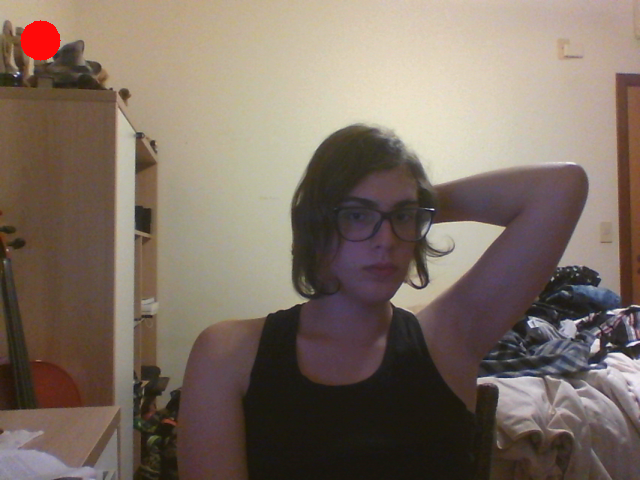
#> input picture capture/1460681605.26.png, 640 x 480 px
$ python -i processing.py   (imports and definitions only)
#> lines starting #> are read from the running program, lines starting #| are printed output that depends on the picture
#!/usr/bin/python
#encoding:utf-8

import numpy as np
import cv2

### Funções de preprocessamento ###

def toGray(frame):
  return cv2.cvtColor(frame, cv2.COLOR_BGR2GRAY)

def gaussianFilter(img, shape):
  return cv2.GaussianBlur(img, shape, 0)

def meanFilter(img, shape):
  return cv2.blur(img,shape)

def medianFilter(img, size):
  return cv2.medianBlur(img,size)

def normalize(img):
  return cv2.normalize(img)


### Funções de detecção ###

def imgDiff(buff):
  return cv2.absdiff(buff[-2], buff[-1])

def laplacian(buff):
  return -buff[-3]/2 + buff[-2] -buff[-1]/2

def threshold(img, t):
  return cv2.threshold(img, t, 255, cv2.THRESH_BINARY)[1]


### Funcões combinadas de preprocessamento e deteccao úteis ###

def pre1(img):
  gray = toGray(img)
  filt = gaussianFilter(gray, (11,11))

  return filt

def det1(buf):
  lap = laplacian(buf)
  thresh = threshold(lap, 139)

  return thresh.any()>0

def pre2(img):
  gray = toGray(img)
  filt = medianFilter(gray, 15)
  return img

def det2(buf):
  lap = laplacian(buf)
  thresh = threshold(lap, 160)

  return thresh.sum()>255*16

def pre3(img):
  img = toGray(img)
  img = cv2.Canny(img,100,200)
  img = gaussianFilter(img, (11,11))
  return img

def det3(buf):
  lap = laplacian(buf)
  return lap.sum() < 7000000


>>> import cv2
>>> picture = cv2.imread('capture/1460681605.26.png')
#> picture is the input picture: shape (480, 640, 3); mean B, G, R 99.5, 110.9, 125.4
>>> result = pre3(picture)
#> in toGray, `return cv2.cvtColor(frame, cv2.COLOR_BGR2GRAY)`:
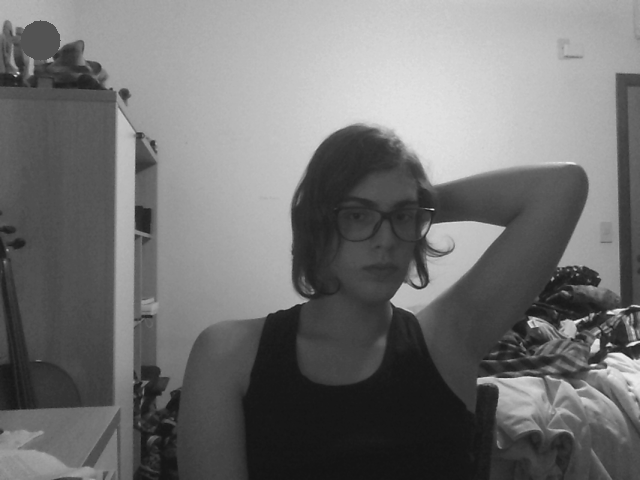
#> returned value: shape (480, 640); min 19, max 239, mean 113.8
#> in pre3, `img = cv2.Canny(img,100,200)`:
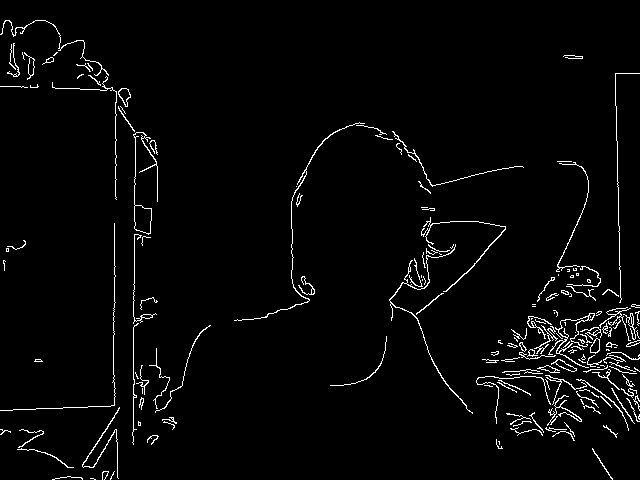
#> img: shape (480, 640); 2.8% white in thin lines or dots
#> in gaussianFilter, `return cv2.GaussianBlur(img, shape, 0)`:
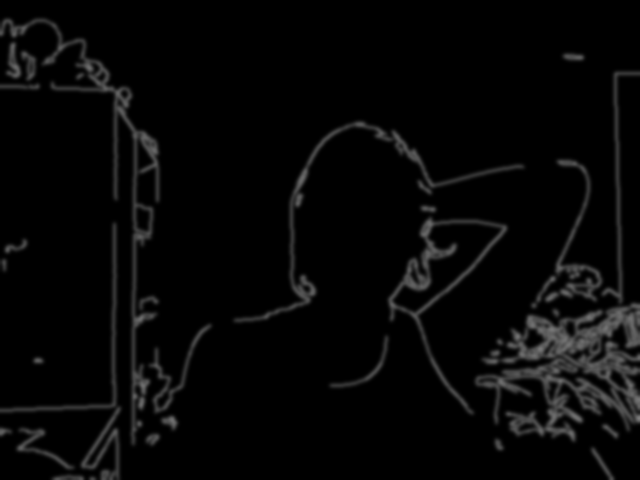
#> returned value: shape (480, 640); min 0, max 127, mean 7.1
